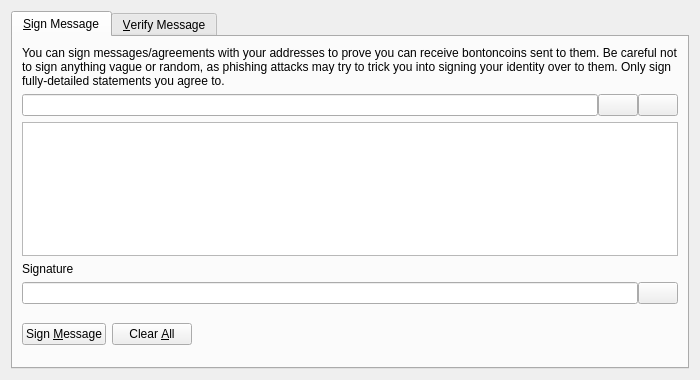
<?xml version="1.0" encoding="UTF-8"?>
<ui version="4.0">
 <class>SignVerifyMessageDialog</class>
 <widget class="QDialog" name="SignVerifyMessageDialog">
  <property name="geometry">
   <rect>
    <x>0</x>
    <y>0</y>
    <width>700</width>
    <height>380</height>
   </rect>
  </property>
  <property name="windowTitle">
   <string>Signatures - Sign / Verify a Message</string>
  </property>
  <property name="modal">
   <bool>true</bool>
  </property>
  <layout class="QVBoxLayout" name="verticalLayout">
   <item>
    <widget class="QTabWidget" name="tabWidget">
     <property name="currentIndex">
      <number>0</number>
     </property>
     <widget class="QWidget" name="tabSignMessage">
      <attribute name="title">
       <string>&amp;Sign Message</string>
      </attribute>
      <layout class="QVBoxLayout" name="verticalLayout_SM">
       <item>
        <widget class="QLabel" name="infoLabel_SM">
         <property name="text">
          <string>You can sign messages/agreements with your addresses to prove you can receive bontoncoins sent to them. Be careful not to sign anything vague or random, as phishing attacks may try to trick you into signing your identity over to them. Only sign fully-detailed statements you agree to.</string>
         </property>
         <property name="textFormat">
          <enum>Qt::PlainText</enum>
         </property>
         <property name="wordWrap">
          <bool>true</bool>
         </property>
        </widget>
       </item>
       <item>
        <layout class="QHBoxLayout" name="horizontalLayout_1_SM">
         <property name="spacing">
          <number>0</number>
         </property>
         <item>
          <widget class="QValidatedLineEdit" name="addressIn_SM">
           <property name="toolTip">
            <string>The bontoncoin address to sign the message with</string>
           </property>
          </widget>
         </item>
         <item>
          <widget class="QPushButton" name="addressBookButton_SM">
           <property name="toolTip">
            <string>Choose previously used address</string>
           </property>
           <property name="text">
            <string/>
           </property>
           <property name="icon">
            <iconset resource="../bitcoin.qrc">
             <normaloff>:/icons/address-book</normaloff>:/icons/address-book</iconset>
           </property>
           <property name="shortcut">
            <string>Alt+A</string>
           </property>
           <property name="autoDefault">
            <bool>false</bool>
           </property>
          </widget>
         </item>
         <item>
          <widget class="QPushButton" name="pasteButton_SM">
           <property name="toolTip">
            <string>Paste address from clipboard</string>
           </property>
           <property name="text">
            <string/>
           </property>
           <property name="icon">
            <iconset resource="../bitcoin.qrc">
             <normaloff>:/icons/editpaste</normaloff>:/icons/editpaste</iconset>
           </property>
           <property name="shortcut">
            <string>Alt+P</string>
           </property>
           <property name="autoDefault">
            <bool>false</bool>
           </property>
          </widget>
         </item>
        </layout>
       </item>
       <item>
        <widget class="QPlainTextEdit" name="messageIn_SM">
         <property name="toolTip">
          <string>Enter the message you want to sign here</string>
         </property>
        </widget>
       </item>
       <item>
        <widget class="QLabel" name="signatureLabel_SM">
         <property name="text">
          <string>Signature</string>
         </property>
         <property name="textFormat">
          <enum>Qt::PlainText</enum>
         </property>
        </widget>
       </item>
       <item>
        <layout class="QHBoxLayout" name="horizontalLayout_2_SM">
         <property name="spacing">
          <number>0</number>
         </property>
         <item>
          <widget class="QLineEdit" name="signatureOut_SM">
           <property name="font">
            <font>
             <italic>true</italic>
            </font>
           </property>
           <property name="readOnly">
            <bool>true</bool>
           </property>
          </widget>
         </item>
         <item>
          <widget class="QPushButton" name="copySignatureButton_SM">
           <property name="toolTip">
            <string>Copy the current signature to the system clipboard</string>
           </property>
           <property name="text">
            <string/>
           </property>
           <property name="icon">
            <iconset resource="../bitcoin.qrc">
             <normaloff>:/icons/editcopy</normaloff>:/icons/editcopy</iconset>
           </property>
           <property name="autoDefault">
            <bool>false</bool>
           </property>
          </widget>
         </item>
        </layout>
       </item>
       <item>
        <layout class="QHBoxLayout" name="horizontalLayout_3_SM">
         <item>
          <widget class="QPushButton" name="signMessageButton_SM">
           <property name="toolTip">
            <string>Sign the message to prove you own this bontoncoin address</string>
           </property>
           <property name="text">
            <string>Sign &amp;Message</string>
           </property>
           <property name="icon">
            <iconset resource="../bitcoin.qrc">
             <normaloff>:/icons/edit</normaloff>:/icons/edit</iconset>
           </property>
           <property name="autoDefault">
            <bool>false</bool>
           </property>
          </widget>
         </item>
         <item>
          <widget class="QPushButton" name="clearButton_SM">
           <property name="toolTip">
            <string>Reset all sign message fields</string>
           </property>
           <property name="text">
            <string>Clear &amp;All</string>
           </property>
           <property name="icon">
            <iconset resource="../bitcoin.qrc">
             <normaloff>:/icons/remove</normaloff>:/icons/remove</iconset>
           </property>
           <property name="autoDefault">
            <bool>false</bool>
           </property>
          </widget>
         </item>
         <item>
          <spacer name="horizontalSpacer_1_SM">
           <property name="orientation">
            <enum>Qt::Horizontal</enum>
           </property>
           <property name="sizeHint" stdset="0">
            <size>
             <width>40</width>
             <height>48</height>
            </size>
           </property>
          </spacer>
         </item>
         <item>
          <widget class="QLabel" name="statusLabel_SM">
           <property name="font">
            <font>
             <weight>75</weight>
             <bold>true</bold>
            </font>
           </property>
           <property name="text">
            <string/>
           </property>
           <property name="wordWrap">
            <bool>true</bool>
           </property>
          </widget>
         </item>
         <item>
          <spacer name="horizontalSpacer_2_SM">
           <property name="orientation">
            <enum>Qt::Horizontal</enum>
           </property>
           <property name="sizeHint" stdset="0">
            <size>
             <width>40</width>
             <height>48</height>
            </size>
           </property>
          </spacer>
         </item>
        </layout>
       </item>
      </layout>
     </widget>
     <widget class="QWidget" name="tabVerifyMessage">
      <attribute name="title">
       <string>&amp;Verify Message</string>
      </attribute>
      <layout class="QVBoxLayout" name="verticalLayout_VM">
       <item>
        <widget class="QLabel" name="infoLabel_VM">
         <property name="text">
          <string>Enter the receiver's address, message (ensure you copy line breaks, spaces, tabs, etc. exactly) and signature below to verify the message. Be careful not to read more into the signature than what is in the signed message itself, to avoid being tricked by a man-in-the-middle attack. Note that this only proves the signing party receives with the address, it cannot prove sendership of any transaction!</string>
         </property>
         <property name="textFormat">
          <enum>Qt::PlainText</enum>
         </property>
         <property name="alignment">
          <set>Qt::AlignLeading|Qt::AlignLeft|Qt::AlignTop</set>
         </property>
         <property name="wordWrap">
          <bool>true</bool>
         </property>
        </widget>
       </item>
       <item>
        <layout class="QHBoxLayout" name="horizontalLayout_1_VM">
         <property name="spacing">
          <number>0</number>
         </property>
         <item>
          <widget class="QValidatedLineEdit" name="addressIn_VM">
           <property name="toolTip">
            <string>The bontoncoin address the message was signed with</string>
           </property>
          </widget>
         </item>
         <item>
          <widget class="QPushButton" name="addressBookButton_VM">
           <property name="toolTip">
            <string>Choose previously used address</string>
           </property>
           <property name="text">
            <string/>
           </property>
           <property name="icon">
            <iconset resource="../bitcoin.qrc">
             <normaloff>:/icons/address-book</normaloff>:/icons/address-book</iconset>
           </property>
           <property name="shortcut">
            <string>Alt+A</string>
           </property>
           <property name="autoDefault">
            <bool>false</bool>
           </property>
          </widget>
         </item>
        </layout>
       </item>
       <item>
        <widget class="QPlainTextEdit" name="messageIn_VM"/>
       </item>
       <item>
        <widget class="QValidatedLineEdit" name="signatureIn_VM"/>
       </item>
       <item>
        <layout class="QHBoxLayout" name="horizontalLayout_2_VM">
         <item>
          <widget class="QPushButton" name="verifyMessageButton_VM">
           <property name="toolTip">
            <string>Verify the message to ensure it was signed with the specified bontoncoin address</string>
           </property>
           <property name="text">
            <string>Verify &amp;Message</string>
           </property>
           <property name="icon">
            <iconset resource="../bitcoin.qrc">
             <normaloff>:/icons/transaction_0</normaloff>:/icons/transaction_0</iconset>
           </property>
           <property name="autoDefault">
            <bool>false</bool>
           </property>
          </widget>
         </item>
         <item>
          <widget class="QPushButton" name="clearButton_VM">
           <property name="toolTip">
            <string>Reset all verify message fields</string>
           </property>
           <property name="text">
            <string>Clear &amp;All</string>
           </property>
           <property name="icon">
            <iconset resource="../bitcoin.qrc">
             <normaloff>:/icons/remove</normaloff>:/icons/remove</iconset>
           </property>
           <property name="autoDefault">
            <bool>false</bool>
           </property>
          </widget>
         </item>
         <item>
          <spacer name="horizontalSpacer_1_VM">
           <property name="orientation">
            <enum>Qt::Horizontal</enum>
           </property>
           <property name="sizeHint" stdset="0">
            <size>
             <width>40</width>
             <height>48</height>
            </size>
           </property>
          </spacer>
         </item>
         <item>
          <widget class="QLabel" name="statusLabel_VM">
           <property name="font">
            <font>
             <weight>75</weight>
             <bold>true</bold>
            </font>
           </property>
           <property name="text">
            <string/>
           </property>
           <property name="wordWrap">
            <bool>true</bool>
           </property>
          </widget>
         </item>
         <item>
          <spacer name="horizontalSpacer_2_VM">
           <property name="orientation">
            <enum>Qt::Horizontal</enum>
           </property>
           <property name="sizeHint" stdset="0">
            <size>
             <width>40</width>
             <height>48</height>
            </size>
           </property>
          </spacer>
         </item>
        </layout>
       </item>
      </layout>
     </widget>
    </widget>
   </item>
  </layout>
 </widget>
 <customwidgets>
  <customwidget>
   <class>QValidatedLineEdit</class>
   <extends>QLineEdit</extends>
   <header>qvalidatedlineedit.h</header>
  </customwidget>
 </customwidgets>
 <resources>
  <include location="../bitcoin.qrc"/>
 </resources>
 <connections/>
</ui>
